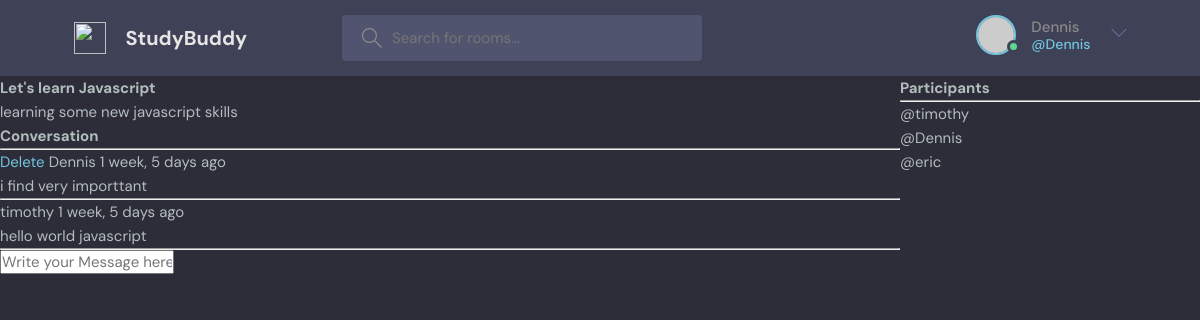
/room/3/ (signed in), run on the app's committed database.
### base/models.py (models this page shows, shortened)
class Room(models.Model):
    host=models.ForeignKey(User, on_delete=models.SET_NULL, null=True)
    topic=models.ForeignKey(Topic,on_delete=models.SET_NULL,null=True)
    name = models.CharField(max_length=200)
    description = models.TextField(null=True, blank=True)
    participants = models.ManyToManyField(User, related_name='participants', blank=True)
    updated = models.DateTimeField(auto_now=True)
    created = models.DateTimeField(auto_now_add=True)
    class Meta:
        ordering = ['-updated','-created']

class Message(models.Model):
    user=models.ForeignKey(User, on_delete=models.CASCADE)
    room = models.ForeignKey(Room, related_name='messages', on_delete=models.CASCADE)
    body = models.TextField()
    created = models.DateTimeField(auto_now_add=True)
    updated = models.DateTimeField(auto_now=True)
    class Meta:
        ordering = ['-updated','-created']

### base/views.py (the view, shortened to what this page needs)
# urls.py: path('room/<str:id>/', views.room, name='room'),
def room(request,id):
    room= Room.objects.get(id=id)
    room_messages=Message.objects.filter(room=room).order_by('-created')
    participant_s = room.participants.all()
    context = {'room': room,'comments':room_messages,'participants':participant_s}
    return render(request, 'base/room.html',context)

### base/templates/base/room.html (shortened to what this page needs)
{% extends 'main.html' %}
    {% block content %}
    <div class="room-container">
        <div>
            <h1>{{room.name}}</h1>
            <p>{{room.description}}</p>
            <div class="comment-wrapper">
                <h3>Conversation</h3>
                <hr>
                {% for comment in comments %}
                    <div class="comment">
                        {% if request.user == comment.user %}
                            <a href="{% url 'delete_message' comment.id %}">Delete</a>
                        {% endif %}
                        <small>{{comment.user}}   {{comment.created|timesince}} ago</small>
                        <p>{{comment.body}}</p>
                        <hr>
                    </div>
                {% endfor %}
            </div>
            {% if request.user.is_authenticated %}
            <div class="comment-form">
                <form method="POST">
                    <input type="text" name="body" placeholder="Write your Message here ...."/>
                </form>
            </div>
            {% endif %}
        </div>
        <div>
            <h3>Participants</h3>
            <hr>
            {% for user in participants %}
                <p>@{{user.username}}</p>
            {% endfor %}
        </div>
    </div>
    {% endblock %}

### templates/navbar.html (shortened to what this page needs)
<header class="header header--loggedIn">
  <div class="container">
    <a href="/" class="header__logo">
      <img src="assets/logo.svg" />
      <h1>StudyBuddy</h1>
    </a>
    <form class="header__search" method="GET" action="{% url 'home' %}">
      <label>
        <input type="text" name="q" placeholder="Search for rooms..." />
      </label>
    </form>
    <nav class="header__menu">
      {% if request.user.is_authenticated %}
      <div class="header__user">
        <a href="profile.html">
          <div class="avatar avatar--medium active">
            <img src="https://randomuser.me/api/portraits/men/37.jpg" />
          </div>
          <p>{{request.user.username}}<span>@{{request.user.username}}</span></p>
        </a>
        <button class="dropdown-button">
          <svg version="1.1" xmlns="http://www.w3.org/2000/svg" width="32" height="32" viewBox="0 0 32 32">
            <title>chevron-down</title>
            <path d="M16 21l-13-13h-3l16 16 16-16h-3l-13 13z"></path>
          </svg>
        </button>
      </div>
      {% else %}
      <a  href="{% url 'login' %}">
        <img src="./assets/avatar.svg" />
        <p>Login</p>
      </a>
      {% endif %}
    </nav>
  </div>
</header>

### static/css/style.css (style rules this page uses)
:root { --color-main: #71c6dd; --color-main-light: #e1f6fb; --color-dark: #3f4156; --color-dark-medium: #51546e; --color-dark-light: #696d97; --color-light: #e5e5e5; --color-gray: #8b8b8b; --color-light-gray: #b2bdbd; --color-bg: #2d2d39; --color-success: #5dd693; --color-error: #fc4b0b; }
* { font-family: "DM Sans", -apple-system, BlinkMacSystemFont, "Segoe UI", Roboto, Oxygen, Ubuntu, Cantarell, "Open Sans", "Helvetica Neue", sans-serif; margin: 0; padding: 0; box-sizing: border-box; text-rendering: optimizeLegibility; font-size: inherit; }
html { font-size: 56.25%; }
@media only screen and (min-width: 1200px) { html { font-size: 62.5%; } }
body { line-height: 1.6; font-weight: 400; font-size: 1.5rem; color: var(--color-light-gray); background-color: var(--color-bg); min-height: 100vh; }
img { width: 100%; }
a { display: inline-block; color: var(--color-main); text-decoration: none; }
.container { max-width: 120rem; width: 90%; margin: auto; }
.avatar { position: relative; display: inline-block; border-radius: 50%; border: 2px solid var(--color-main); }
.avatar img { display: block; border-radius: 50%; object-fit: cover; object-position: center; }
.avatar::after { content: ""; display: block; position: absolute; background-color: var(--color-gray); z-index: 111; border-radius: 50%; border: 0.3rem solid var(--color-dark); }
.avatar.active::after { background-color: var(--color-success); }
.avatar.avatar--medium img { width: 3.6rem; height: 3.6rem; border-radius: 50%; }
.avatar.avatar--medium:after { width: 0.7rem; height: 0.7rem; bottom: 0px; right: -6px; }
.header { padding: 1.5rem; background-color: var(--color-dark); }
.header > .container { display: flex; gap: 9.5rem; }
.header__logo, .header__user { display: flex; gap: 2rem; align-items: center; }
.header__logo > img { height: 3.2rem; width: 3.2rem; }
.header__logo > h1 { font-weight: 700; font-size: 2rem; color: var(--color-light); }
.header__search > label { background-color: var(--color-dark-medium); padding: 1.3rem 1rem; display: flex; align-items: center; gap: 1rem; border-radius: 4px; }
.header__search svg { fill: var(--color-gray); width: 2rem; height: 2rem; margin-left: 1rem; }
.header__search input { width: 30rem; background: transparent; border: none; outline: none; color: var(--color-light); }
.header__menu { margin-left: auto; position: relative; }
.header__menu a { display: flex; gap: 1.5rem; align-items: center; font-weight: 500; text-decoration: none; color: var(--color-gray); }
.header__menu img { height: 3.6rem; }
.header__menu p { line-height: 1.2; }
.header__menu span { color: var(--color-main); font-weight: 500; font-size: 1.4rem; display: block; }
.header__menu svg { width: 1.6rem; height: 1.6rem; fill: var(--color-dark-light); }
.dropdown-button { background: transparent; border: 0; outline: 0; cursor: pointer; }

### base/templates/base/room.html (style rules this page uses)
.room-container { display: grid; grid-template-columns: 3fr 1fr ; }

### data on the page
Room: name "Let's learn Javascript", description "learning some new javascript skills"
Message: shows "Delete", user "Dennis", created "1 week, 5 days", body "i find very importtant"
Message: user "timothy", created "1 week, 5 days", body "hello world javascript"

### other printed values
{{ request.user.username }} "Dennis"
{{ user.username }} "timothy"
{{ user.username }} "Dennis"
{{ user.username }} "eric"
